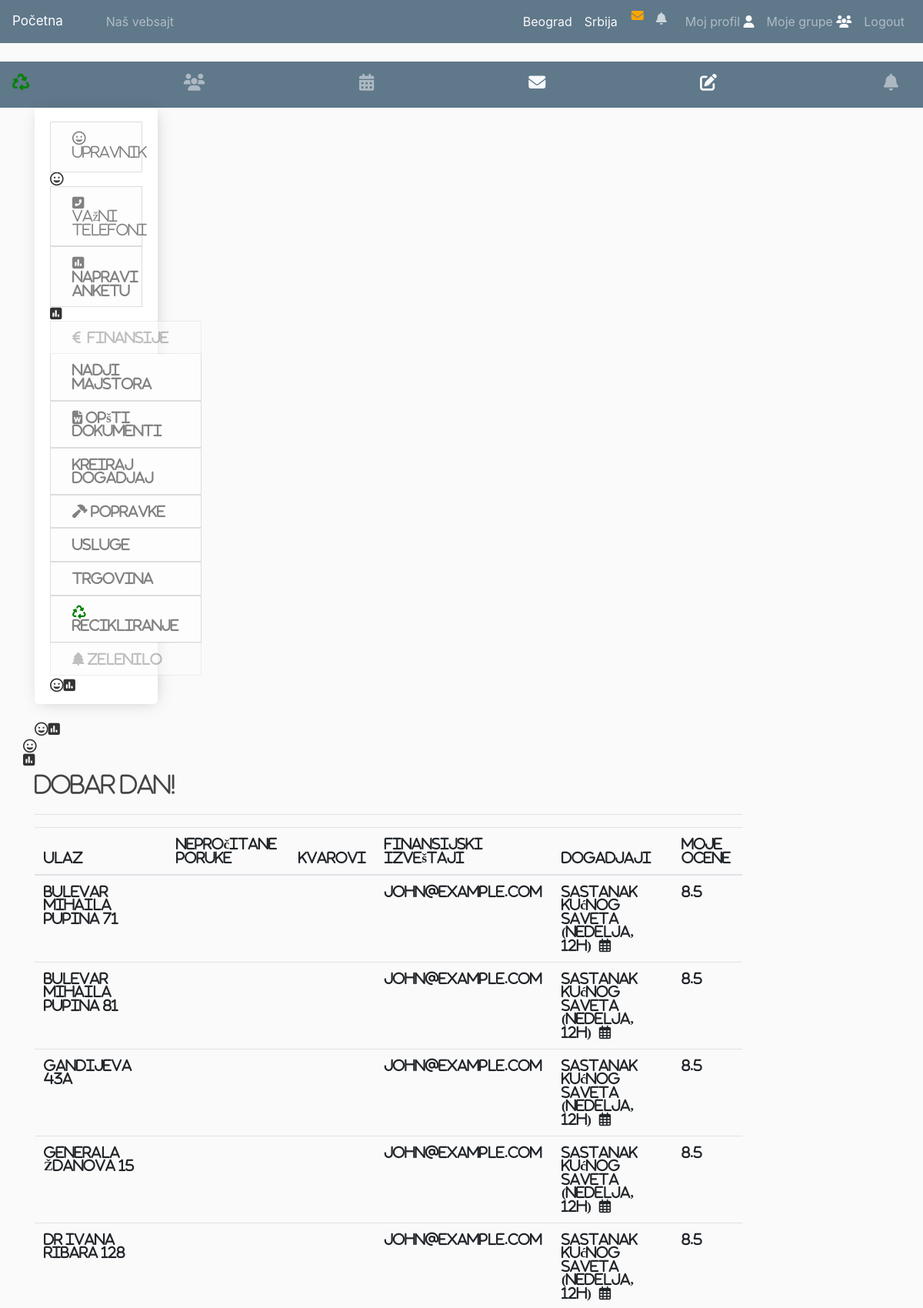
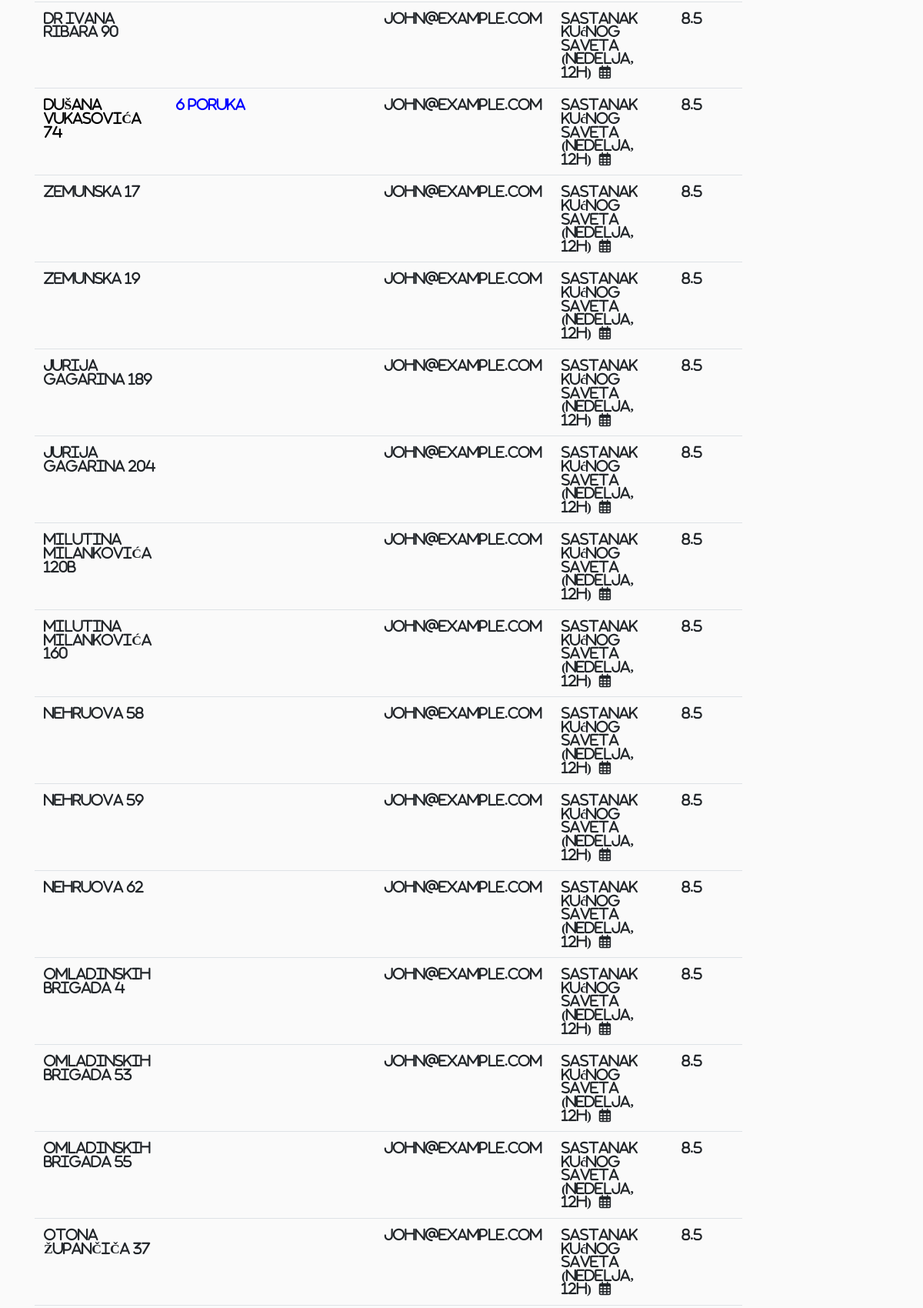
The page /home_manager/ (signed in, upper part) on the database its author committed (2 pictures, top to bottom).
### users/models.py (models this page shows, shortened)
class Ulaz(models.Model):
    Grad = models.ForeignKey(
        Grad, on_delete=models.SET_NULL, related_name="ulazi", null=True
    )
    Opština = models.ForeignKey(
        Opština, on_delete=models.SET_NULL, related_name="ulazi", null=True
    )
    Ulica_i_broj = models.CharField(max_length=100)
    website = models.URLField(default="https://www.b92.net/")
    papir_box_full = models.BooleanField(default=False)
    cep_box_full = models.BooleanField(default=False)
    cep_box_filled_date = models.FloatField(null=True, blank=True)
    city = models.CharField(max_length=255, default='Belgrade')
    location = PlainLocationField(
        based_fields=['city'], zoom=10, null=True, blank=True
    )
    class Meta:
        verbose_name_plural = "Ulazi"

### home/views.py (the view)
# urls.py: path("home_manager/", views.home_manager, name="app-home-manager"),
def home_manager(request):
    msgs_by_ulazi = {}
    ulazi = Ulaz.objects.filter(upravnik__user=request.user)
    for ulaz in ulazi:
        ulaz_msgs_list = []
        ulaz_msgs = MessageForUpravnik.objects.filter(sender__Ulaz=ulaz)
        ulaz_msgs_query = ulaz_msgs.filter(receiver=request.user)
        if len(ulaz_msgs_query) > 0:
            for msg in ulaz_msgs_query:
                ulaz_msgs_list.append(msg)
                msgs_by_ulazi[ulaz] = len(ulaz_msgs_list)
        else:
            msgs_by_ulazi[ulaz] = 0
    print(len(msgs_by_ulazi.items()), flush=True)
    context = {
        "ulaz": "Početna", "ulazi": ulazi, "msgs_by_ulazi": msgs_by_ulazi
    }
    return render(request, "home/director_dashboard.html", context)

### home/templates/home/director_dashboard.html
{% extends 'home/base_content.html' %}
{% load custom_tags %}
{% block mngrcontent %}
<h2 id="mngr-dashboard-title">Dobar dan!</h2>
<hr>
<div class="">
  <table class="table table-hover">
    <thead>
      <tr>
        <th>Ulaz</th>
        <th>Nepročitane poruke</th>
        <th>Kvarovi</th>
        <th>Finansijski izveštaji</th>
        <th>Dogadjaji</th>
        <th>Moje ocene</th>
      </tr>
    </thead>
    <tbody>
        {%  for key, value in msgs_by_ulazi.items %}
                <tr>
                    {% if key.Ulica_i_broj == user.Ulaz.Ulica_i_broj %}
                        <td><a href="{% url 'app-home-user' %}">{{ key.Ulica_i_broj }}</a></td>
                    {% else %}
                        <td>{{ key.Ulica_i_broj }}</td>
                    {% endif %}
                    {% if value != 0 %}
                        <td><a href="{% url 'mngr-messages' key.id %}" style="color: blue;">{{ value }} poruka</a></td>
                    {% else %}
                        <td></td>
                    {% endif %}
                    <td></td>
                    <td>john@example.com</td>
                    <td>Sastanak kućnog saveta (nedelja, 12h)<i class="far fa-calendar-alt" style="margin-left: 10px; cursor: pointer;"></i></td>
                    <td>8.5</td>
                </tr>
        {% endfor %}
    </tbody>
  </table>
</div>
{% endblock mngrcontent %}

### home/static/home/main.css (style rules this page uses)
body { background: #fafafa; color: #333333; margin-top: 5rem; font-size: 1.1rem; }
h1, h2, h3, h4, h5, h6 { color: #444444; }
h2 { font-size: 1.8rem; line-height: 1.6; }
a { text-decoration: none !important; color: black; }

### rows shown on the page
Ulaz: Ulica_i_broj "BULEVAR MIHAILA PUPINA 71"
Ulaz: Ulica_i_broj "BULEVAR MIHAILA PUPINA 81"
Ulaz: Ulica_i_broj "GANDIJEVA 43A"
Ulaz: Ulica_i_broj "GENERALA ŽDANOVA 15"
Ulaz: Ulica_i_broj "DR IVANA RIBARA 128"
Ulaz: Ulica_i_broj "DR IVANA RIBARA 90"
Ulaz: Ulica_i_broj "DUŠANA VUKASOVIĆA 74", value "6"
Ulaz: Ulica_i_broj "ZEMUNSKA 17"
Ulaz: Ulica_i_broj "ZEMUNSKA 19"
Ulaz: Ulica_i_broj "JURIJA GAGARINA 189"
Ulaz: Ulica_i_broj "JURIJA GAGARINA 204"
Ulaz: Ulica_i_broj "MILUTINA MILANKOVIĆA 120B"
Ulaz: Ulica_i_broj "MILUTINA MILANKOVIĆA 160"
Ulaz: Ulica_i_broj "NEHRUOVA 58"
Ulaz: Ulica_i_broj "NEHRUOVA 59"
Ulaz: Ulica_i_broj "NEHRUOVA 62"
Ulaz: Ulica_i_broj "OMLADINSKIH BRIGADA 4"
Ulaz: Ulica_i_broj "OMLADINSKIH BRIGADA 53"
Ulaz: Ulica_i_broj "OMLADINSKIH BRIGADA 55"
Ulaz: Ulica_i_broj "OTONA ŽUPANČIČA 37"
